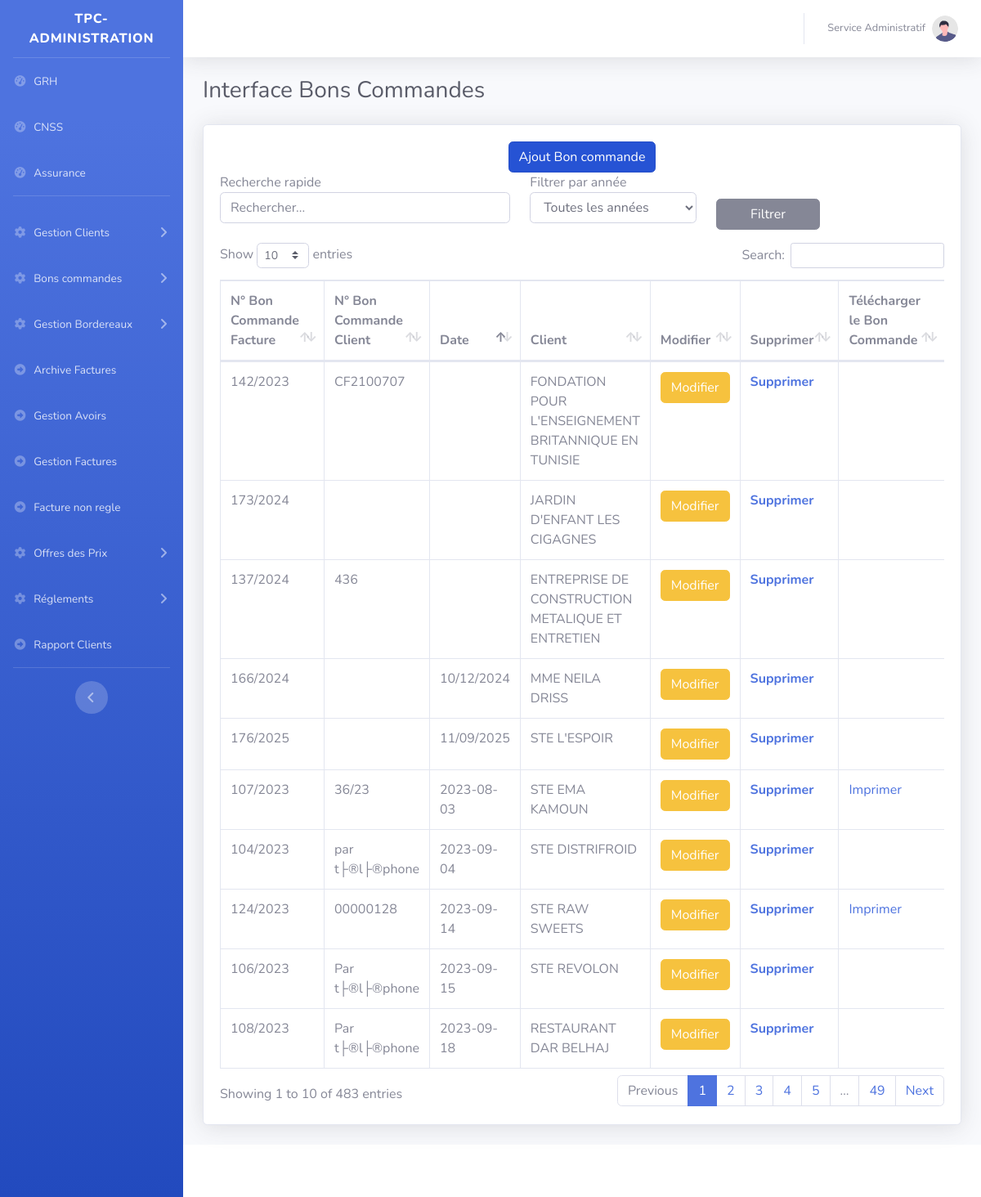
The page /main.php?Bons_commandes on the database its author committed.
### tables this page shows
CREATE TABLE `bon_commande` (
  `id` int(11) NOT NULL AUTO_INCREMENT,
  `num_bon_commande` varchar(32) DEFAULT NULL,
  `date_bon_commande` varchar(20) DEFAULT NULL,
  `client` varchar(250) DEFAULT NULL,
  `piecejointe` varchar(100) DEFAULT NULL,
  `num_bon_commandeClient` varchar(250) DEFAULT NULL,
  PRIMARY KEY (`id`),
  KEY `idx_bon_cmd_num` (`num_bon_commande`),
  CONSTRAINT `fk_bon_commande_facture_v2` FOREIGN KEY (`num_bon_commande`) REFERENCES `facture` (`num_fact`) ON DELETE SET NULL ON UPDATE CASCADE
);

CREATE TABLE `clients` (
  `id` int(11) NOT NULL AUTO_INCREMENT,
  `type_client` varchar(200) DEFAULT NULL,
  `convention` varchar(100) DEFAULT NULL,
  `pieceConvention` varchar(250) DEFAULT NULL,
  `nom_client` varchar(200) DEFAULT NULL,
  `code_client` varchar(11) DEFAULT NULL,
  `adresse` text DEFAULT NULL,
  `matriculeFiscale` varchar(100) DEFAULT NULL,
  `exonoration` varchar(100) DEFAULT NULL,
  `pieceExonoration` varchar(200) DEFAULT NULL,
  `tel` varchar(200) DEFAULT NULL,
  `email` varchar(200) DEFAULT NULL,
  `numexonoration` varchar(250) DEFAULT NULL,
  `ValiditeExonoration` varchar(250) DEFAULT NULL,
  PRIMARY KEY (`id`),
  KEY `matriculeFiscale` (`matriculeFiscale`),
  KEY `clent` (`nom_client`(191))
);

### class/connexion.db.php (called while the page is built)
<?php
function connexion(): PDO {
    $host = getenv('DB_HOST') ?: '127.0.0.1';
    $port = getenv('DB_PORT') ?: 3306;
    $db   = getenv('DB_NAME') ?: 'tpc';
    $user = getenv('DB_USER') ?: 'root';
    $pass = getenv('DB_PASSWORD') !== false ? getenv('DB_PASSWORD') : '';
    $dsn = "mysql:host=$host;port=$port;dbname=$db;charset=utf8mb4";
    $opts = [
        PDO::ATTR_ERRMODE            => PDO::ERRMODE_EXCEPTION,
        PDO::ATTR_DEFAULT_FETCH_MODE => PDO::FETCH_ASSOC,
        PDO::ATTR_EMULATE_PREPARES   => false,
    ];
    return new PDO($dsn, $user, $pass, $opts);
}

### class/BonsCommandes.class.php (called while the page is built, shortened)
<?php
include_once 'connexion.db.php';
class BonsCommandes{
	private $cnx;
	public function __construct(){$this->cnx=connexion();}
	public function getAll(){
		 $sql="SELECT * FROM bon_commande as bd ";
		$req=$this->cnx->query($sql);
		$resultat=$req->fetchAll();
		return $resultat;
	}
	public function getInfosFactureByBonCommande($facture){
		 $sql="SELECT * FROM facture as f,clients as clt where f.num_fact='$facture' and f.client=clt.id ";
		$req=$this->cnx->query($sql);
		$resultat=$req->fetchAll();
		return $resultat;
	}
	public function getInfosClient($idClient){
		 $sql="SELECT * FROM clients where id='$idClient' ";
		$req=$this->cnx->query($sql);
		$resultat=$req->fetch();
		return $resultat;
	}
}
$bonCommande=new BonsCommandes();

### pages/BonsCommandes/Afficher.php (the view, shortened to what this page needs)
<?php
include 'class/BonsCommandes.class.php';
$BonsCommandes=$bonCommande->getAll();
 ?>
                    <div class="card shadow mb-4">
                       <div style="width:100%;text-align:center" class="col-12">
                            <a href="?Bons_commandes&Add" class="btn btn-primary active " style="position:relative; top:20px;"  >Ajout Bon commande</a>
							</div>
                         <div class="card-body">
                            <div class="table-responsive">
                                <table class="table table-bordered dt-extra-controls" id="dataTable" width="100%" cellspacing="0" data-year-column="1" data-order-column="2" data-order-direction="asc">
                                    <thead>
                                        <tr>
										    <th  >N° Bon Commande Facture</th>
											<th >N° Bon Commande Client</th>
											<th >Date</th>
											<th >Client</th>
											<th >Modifier</th>
											<th>Supprimer</th>
											 <th >Télécharger le Bon Commande</th>
                                        </tr>
                                    </thead>
                                    <tbody>
									<?php if(!empty($BonsCommandes)){
										foreach($BonsCommandes as $key){
										$infoFacture=$bonCommande->getInfosFactureByBonCommande($key['num_bon_commande']);
										foreach($infoFacture as $info);
											?>
											 <tr>
												<td>
												<?=$key['num_bon_commande']?>
												</td>
												 <td><?=$key['num_bon_commandeClient']?></td>
												<td><?=$key['date_bon_commande']?></td>
												<td>
												<?php if(!empty($key['client'])){
												@$nomClient=$bonCommande->getInfosClient($key['client']);
												if($nomClient){
											      echo @$nomClient['nom_client'];
												}
												else {echo @$key['client'];}
												 } else {
													echo $info['nom_client'];
													}
													?>
												</td>
												<th ><a href="?Bons_commandes&ModifierBC&BC=<?=$key['num_bon_commande']?>" class="btn btn-warning">Modifier</a></th>
												<th><a href="?Bons_commandes&deleteBonCommande=<?=$key['num_bon_commande']?>">Supprimer</th>
												  <td>
												   <?php if(!empty($key['piecejointe'])){?>
												   <a href="./pages/BonsCommandes/BonCommandes_piecesJointe/<?=$key['piecejointe']?>">Imprimer</a>
												   <?php } ?>
												   </td>
											 </tr>
									<?php }}?>
									 </tbody>
                                </table>
                            </div>
                        </div>
</div>

### rows shown on the page
bon_commande: num_bon_commande "104/2023", num_bon_commandeClient "par t├®l├®phone", date_bon_commande "2023-09-04", clients.nom_client "STE DISTRIFROID"
bon_commande: num_bon_commande "106/2023", num_bon_commandeClient "Par t├®l├®phone", date_bon_commande "2023-09-15", clients.nom_client "STE REVOLON"
bon_commande: num_bon_commande "107/2023", num_bon_commandeClient "36/23", date_bon_commande "2023-08-03", clients.nom_client "STE EMA KAMOUN"
bon_commande: num_bon_commande "108/2023", num_bon_commandeClient "Par t├®l├®phone", date_bon_commande "2023-09-18", clients.nom_client "RESTAURANT DAR BELHAJ"
bon_commande: num_bon_commande "124/2023", num_bon_commandeClient "00000128", date_bon_commande "2023-09-14", clients.nom_client "STE RAW SWEETS"
bon_commande: num_bon_commande "142/2023", num_bon_commandeClient "CF2100707", clients.nom_client "FONDATION POUR L'ENSEIGNEMENT BRITANNIQUE EN TUNISIE"
bon_commande: num_bon_commande "173/2024", clients.nom_client "JARDIN D'ENFANT LES CIGAGNES"
bon_commande: num_bon_commande "166/2024", date_bon_commande "10/12/2024", clients.nom_client "MME NEILA DRISS"
bon_commande: num_bon_commande "137/2024", num_bon_commandeClient "436", clients.nom_client "ENTREPRISE DE CONSTRUCTION METALIQUE ET ENTRETIEN"
bon_commande: num_bon_commande "176/2025", date_bon_commande "11/09/2025", clients.nom_client "STE L'ESPOIR"
